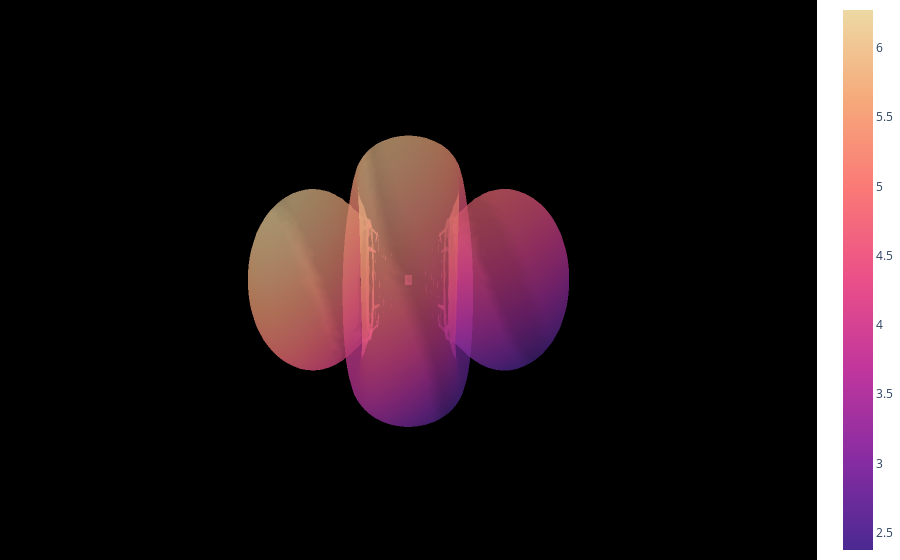

Notebook cell for this chart:
### Code cell
fig = go.Figure(data=[go.Mesh3d(x=verts[:, 0], y=verts[:, 1], z=verts[:, 2], 
                                i=faces[:, 0], j=faces[:, 1], k=faces[:, 2],
                                intensity=intensity,
                                colorscale='Agsunset',
                                opacity=0.5)])

fig.update_layout(scene=dict(xaxis=dict(visible=False),
                              yaxis=dict(visible=False),
                              zaxis=dict(visible=False),
                              bgcolor='rgb(0, 0, 0)'),
                  margin=dict(l=0, r=0, b=0, t=0))
fig.show()

### Figure 1 — Plotly figure (JSON) as saved in the notebook; plotly's stock layout.template omitted (floating-point values rounded to 4 significant figures; data arrays with more than 128 entries replaced by an {"elided": "..."} marker saying what was removed)
{"data": [{"colorscale": [[0, "rgb(75, 41, 145)"], [0.1667, "rgb(135, 44, 162)"], [0.3333, "rgb(192, 54, 157)"], [0.5, "rgb(234, 79, 136)"], [0.6667, "rgb(250, 120, 118)"], [0.8333, "rgb(246, 169, 122)"], [1, "rgb(237, 217, 163)"]], "i": {"elided": "20964 int values"}, "intensity": {"elided": "10614 float values"}, "j": {"elided": "20964 int values"}, "k": {"elided": "20964 int values"}, "opacity": 0.5, "type": "mesh3d", "x": {"elided": "10614 float values"}, "y": {"elided": "10614 float values"}, "z": {"elided": "10614 float values"}}], "layout": {"autosize": true, "margin": {"b": 0, "l": 0, "r": 0, "t": 0}, "scene": {"aspectmode": "auto", "aspectratio": {"x": 0.9812, "y": 1.065, "z": 0.9568}, "bgcolor": "rgb(0, 0, 0)", "camera": {"center": {"x": 0, "y": 0, "z": 0}, "eye": {"x": -2.011, "y": -0.009924, "z": 0.8015}, "projection": {"type": "perspective"}, "up": {"x": 0, "y": 0, "z": 1}}, "xaxis": {"type": "linear", "visible": false}, "yaxis": {"type": "linear", "visible": false}, "zaxis": {"type": "linear", "visible": false}}}}
